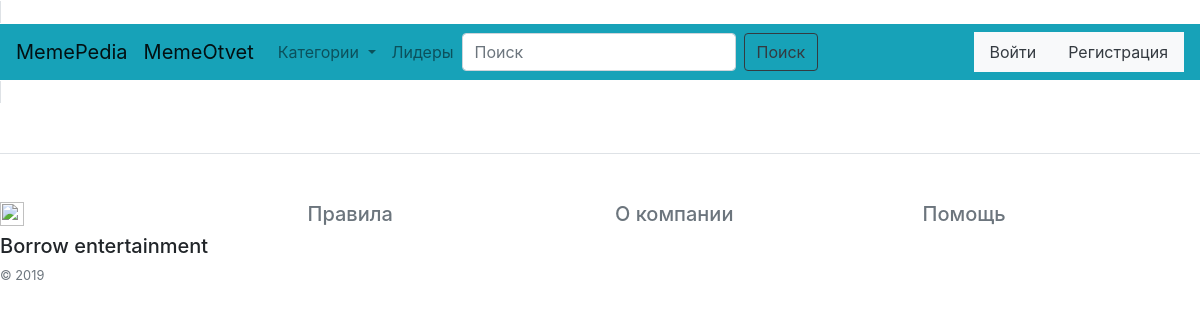
The app's page /questions/3, older data.
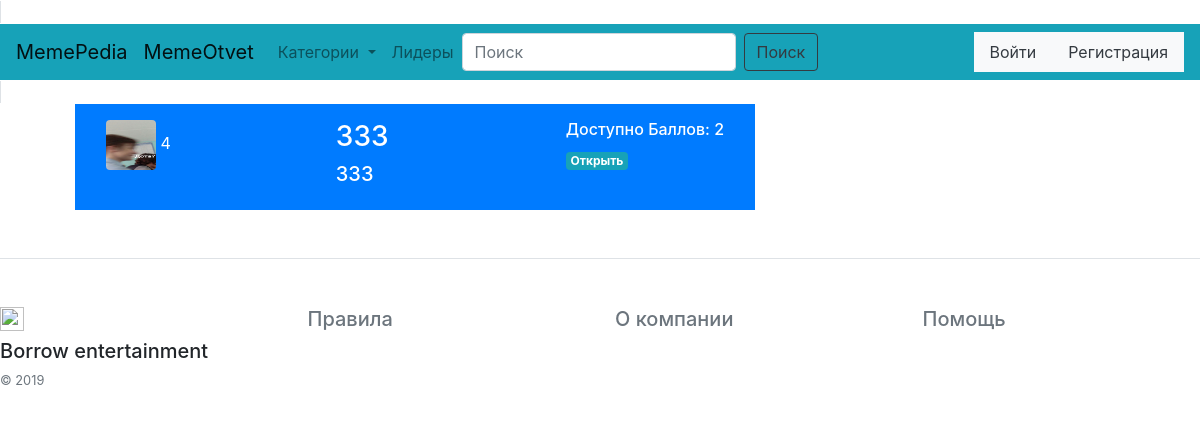
The same page, newer data.
### database.py (models this page shows, shortened)
class Memequestion(db.Model):
    id = db.Column(db.Integer, primary_key=True)
    id_user = db.Column(db.Integer, unique=False, nullable=False)
    title = db.Column(db.String(80), unique=False, nullable=False)
    text = db.Column(db.String(2000), unique=False, nullable=False)
    id_category = db.Column(db.String(10), unique=False, nullable=False)
    point = db.Column(db.Integer, unique=False, nullable=False)
    active = db.Column(db.Boolean)

class Memeuser(db.Model):
    id = db.Column(db.Integer, primary_key=True)
    name = db.Column(db.String(16), unique=True, nullable=False)
    email = db.Column(db.String(120), unique=True, nullable=False)
    password = db.Column(db.String(120), unique=False, nullable=False)
    sex = db.Column(db.String(10), unique=False, nullable=False)
    point = db.Column(db.Integer, unique=False, nullable=False)
    photo = db.Column(db.String(100), unique=False, nullable=False)

### Main.py (the view)
@app.route('/questions/<int:id_category>', methods=['GET', 'POST'])
def questions(id_category=1):
    questions = db.session.query(Memequestion).filter_by(id_category=id_category).all()
    if request.method == 'GET':
        return render_template('questions.html', title='Вопросы', questions=questions, user_check=user_check,
                               Memeuser=Memeuser, db=db, )
    if request.method == 'POST':
        pass

### functions.py (called while the page is built)
def user_check(id_user, db, Memeuser):
    user = db.session.query(Memeuser).filter_by(id=id_user).first()
    return user

### templates/questions.html (shortened to what this page needs)
{% extends "base.html" %}
{% block content %}
<div class="container">
    <div class="col-sm-8 blog-main">
        {% for question in questions %}
        <div class="container">
            {% if question.active %}
            <div class="p-3 mb-2 bg-primary text-white ">
                <div class="container">
                    <div class="row justify-content-md-center">
                        <div class="col ">
                            <img src="http://127.0.0.1:8070/{{user_check(question.id_user, db, Memeuser).photo}}" class="rounded"
                                 width="50"
                                 height="50"
                                 alt="">
                            <h7>{{user_check(question.id_user,db, Memeuser).name}}</h7>
                        </div>
                        <div class="col"><h3>{{question.title}}</h3>
                            <h5>{{question.text}}</h5>
                        </div>
                        <div class="col-auto">
                            <h6>Доступно Баллов: {{question.point}}</h6>
                            <span class="badge badge-info  ">
                                <a class="text-white" href="/question/1">
                                Открыть
                                </a>
                            </span>
                        </div>
                    </div>
                </div>
            </div>
            {% endif %}
        </div>
        {% endfor %}
    </div>
</div>
{% endblock %}

### templates/base.html (shortened to what this page needs)
<!doctype html>
<html lang="en">
<head>
    <link rel="stylesheet"
          href="https://maxcdn.bootstrapcdn.com/bootstrap/4.0.0/css/bootstrap.min.css"
>
</head>
<body>
<header>
    <span class="border">
    <nav class="navbar navbar-expand-lg navbar-light bg-info ">
        <a class="navbar-brand" href="#">MemePedia</a>
        <a class="navbar-brand" href="/index">MemeOtvet</a>
        <div class="collapse navbar-collapse" id="navbarSupportedContent">
            <ul class="navbar-nav mr-auto">
                <a class="nav-link dropdown-toggle" href="#" id="navbarDropdown" role="button"
                   data-toggle="dropdown" aria-haspopup="true" aria-expanded="false">
                    Категории
                </a>
                <li class="nav-item">
                    <a class="nav-link" href="/leaders">Лидеры</a>
                </li>
                <form class="form-inline my-2 my-lg-0">
                    <input class="form-control mr-sm-2" type="search" placeholder="Поиск" aria-label="Search"
                           name="search">
                    <button class="btn btn-outline-dark my-2 my-sm-0" type="submit">Поиск</button>
                </form>
            </ul>
            <ul class="nav justify-content-end">
                {% if not "username" in session %}
                <li class="nav-item">
                    <a class="nav-link bg-light text-dark" href="/login">Войти</a>
                </li>
                <li class="nav-item">
                    <a class="nav-link bg-light text-dark" href="/register">Регистрация</a>
                </li>
                {% else %}
                <a class="navbar-brand" href="/profile">{{session['username']}}</a>
                <a class="navbar-brand" href="/logout">Выйти</a>
                {% endif %}
            </ul>
        </div>
    </nav>
    </span>
</header>
{% block content %}{% endblock %}
<footer class="pt-4 my-md-5 pt-md-5 border-top">
    <div class="row">
        <div class="col-12 col-md">
            <img class="mb-2" src="https://pp.userapi.com/c851016/v851016027/9e491/qKqwxN08oGk.jpg?ava=1" alt=""
                 width="24" height="24">
            <h5>Borrow entertainment</h5>
            <small class="d-block mb-3 text-muted">© 2019</small>
        </div>
        <div class="col-6 col-md">
            <h5>
                <ul class="list-unstyled text-small">
                    <li><a class="text-muted" href="/regulation">Правила</a></li>
                </ul>
            </h5>
        </div>
        <div class="col-6 col-md">
            <h5>
                <ul class="list-unstyled text-small">
                    <li><a class="text-muted" href="/infocompany">О компании</a></li>
                </ul>
            </h5>
        </div>
        <div class="col-6 col-md">
            <h5>
                <ul class="list-unstyled text-small">
                    <li><a class="text-muted" href="/help">Помощь</a></li>
                </ul>
            </h5>
        </div>
    </div>
</footer>
</body>
</html>

Row changes from the older to the newer data that the page shows:
now on this page (row edited): Memequestion: id_user.photo (picture), title "333", text "333", point "2"
now on this page (row edited): Memeuser: name "4"
